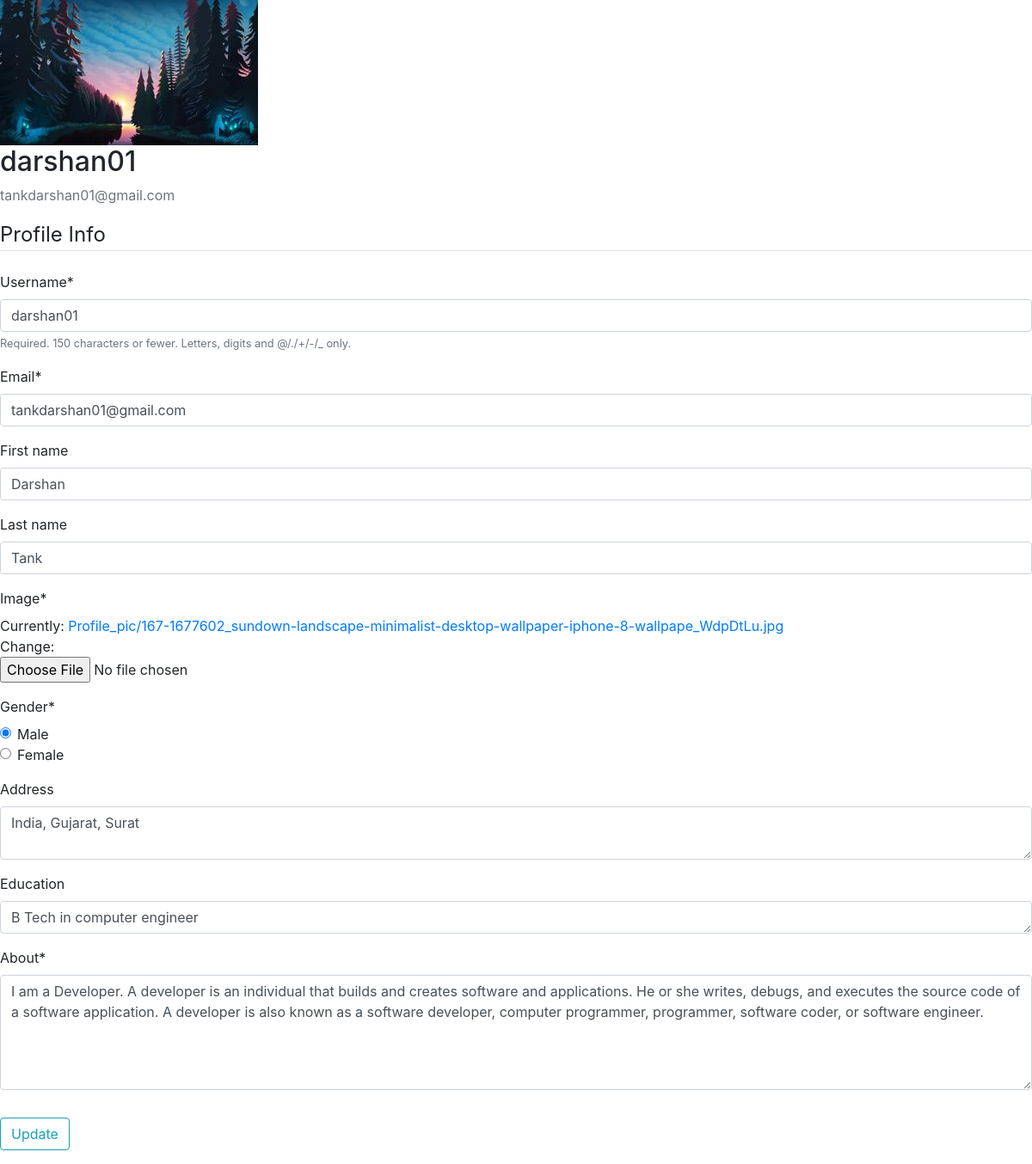
Screenshot of /profile/edit (signed in) with the database file from the repository.
### Profile/models.py (models this page shows, shortened)
class Profile(models.Model):
    user = models.OneToOneField(User, on_delete=models.CASCADE)
    image = models.ImageField(default='default.jpg', upload_to='Profile_pic')
    gender = models.CharField(choices=GENDER_CHOICES,
                              max_length=10, default='Male')
    Address = models.TextField(null=True, blank=True)
    education = models.TextField(null=True, blank=True)
    skill = TaggableManager(blank=True)
    about = models.TextField(null=True)

### Profile/views.py (the view)
# urls.py: path('profile/edit', views.editprofile, name="edit-profile"),
@login_required
def editprofile(request):
    try:
        profile = request.user.profile
    except:
        profile = Profile(user=request.user)
    if request.method == 'POST':
        u_form = UserUpdateForm(request.POST, instance=request.user)
        p_form = ProfileUpdateForm(request.POST,
                                   request.FILES,
                                   instance=profile)
        if u_form.is_valid() and p_form.is_valid():
            u_form.save()
            p_form.save()
            messages.success(request, f'Your account has been updated!')
            return redirect('/profile')
    else:
        u_form = UserUpdateForm(instance=request.user)
        p_form = ProfileUpdateForm(instance=profile)
    return render(request, 'Profile/edit_Profile.html', {'u_form': u_form, 'p_form': p_form})

### Profile/forms.py
class UserUpdateForm(forms.ModelForm):
    email = forms.EmailField()
    class Meta:
        model = User
        fields = ['username', 'email', 'first_name', 'last_name']

class ProfileUpdateForm(ModelForm):
    class Meta:
        model = Profile
        fields = ('image', 'gender', 'Address',
                  'education', 'skill', 'about')  # "__all__"
        widgets = {
            'gender': forms.RadioSelect(),
            'Address': Textarea(attrs={'cols': 20, 'rows': 2}),
            'education': Textarea(attrs={'cols': 20, 'rows': 1}),
            'about': Textarea(attrs={'cols': 20, 'rows': 5}),
        }

### Profile/templates/Profile/edit_Profile.html (shortened to what this page needs)
<!DOCTYPE html>
<html>
<head>
    <link href="//maxcdn.bootstrapcdn.com/bootstrap/4.1.1/css/bootstrap.min.css" rel="stylesheet" id="bootstrap-css">
</head>
<body>
    {% load crispy_forms_tags %}
    <div class="media">
        <img class="account-img" src="{{ user.profile.image.url }}" alt="Profile pic">
    </div>
    <div class="media-body">
        <h2 class="account-heading">{{ user.username }}</h2>
        <p class="text-secondary">{{ user.email }}</p>
    </div>
    <form method="POST" enctype="multipart/form-data">
        <fieldset class="form-group">
            <legend class="border-bottom mb-4">Profile Info</legend>
            {{ u_form|crispy }}
            {{ p_form|crispy }}
        </fieldset>
        <div class="form-group">
            <button class="btn btn-outline-info" type="submit">Update</button>
        </div>
    </form>
</body>
</html>

### rows the page displays
Profile: gender "☑ Male ☐ Female", Address "India, Gujarat, Surat", education "B Tech in computer engineer", about "I am a Developer. A developer is an individual that builds and creates software and applications. He or she writes, debugs, and executes the source code of a software application. A developer is also known as a software developer, computer programmer, programmer, software coder, or software engineer."

### other values shown
{{ user.username }} "darshan01"
{{ user.email }} "tankdarshan01@gmail.com"
